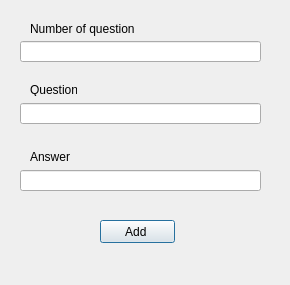
<?xml version="1.0" encoding="UTF-8"?>
<ui version="4.0">
 <class>Dialog</class>
 <widget class="QDialog" name="Dialog">
  <property name="geometry">
   <rect>
    <x>0</x>
    <y>0</y>
    <width>290</width>
    <height>285</height>
   </rect>
  </property>
  <property name="windowTitle">
   <string>Dialog</string>
  </property>
  <widget class="QLineEdit" name="number_of_quest">
   <property name="geometry">
    <rect>
     <x>20</x>
     <y>41</y>
     <width>241</width>
     <height>21</height>
    </rect>
   </property>
  </widget>
  <widget class="QLineEdit" name="quest">
   <property name="geometry">
    <rect>
     <x>20</x>
     <y>103</y>
     <width>241</width>
     <height>21</height>
    </rect>
   </property>
  </widget>
  <widget class="QLineEdit" name="answer">
   <property name="geometry">
    <rect>
     <x>20</x>
     <y>170</y>
     <width>241</width>
     <height>21</height>
    </rect>
   </property>
  </widget>
  <widget class="QLabel" name="label">
   <property name="geometry">
    <rect>
     <x>30</x>
     <y>21</y>
     <width>141</width>
     <height>16</height>
    </rect>
   </property>
   <property name="text">
    <string>Number of question</string>
   </property>
  </widget>
  <widget class="QLabel" name="label_2">
   <property name="geometry">
    <rect>
     <x>30</x>
     <y>83</y>
     <width>47</width>
     <height>13</height>
    </rect>
   </property>
   <property name="text">
    <string>Question</string>
   </property>
  </widget>
  <widget class="QLabel" name="label_3">
   <property name="geometry">
    <rect>
     <x>30</x>
     <y>150</y>
     <width>47</width>
     <height>13</height>
    </rect>
   </property>
   <property name="text">
    <string>Answer</string>
   </property>
  </widget>
  <widget class="QPushButton" name="pushButton">
   <property name="geometry">
    <rect>
     <x>100</x>
     <y>220</y>
     <width>75</width>
     <height>23</height>
    </rect>
   </property>
   <property name="text">
    <string>Add </string>
   </property>
  </widget>
 </widget>
 <resources/>
 <connections/>
</ui>
